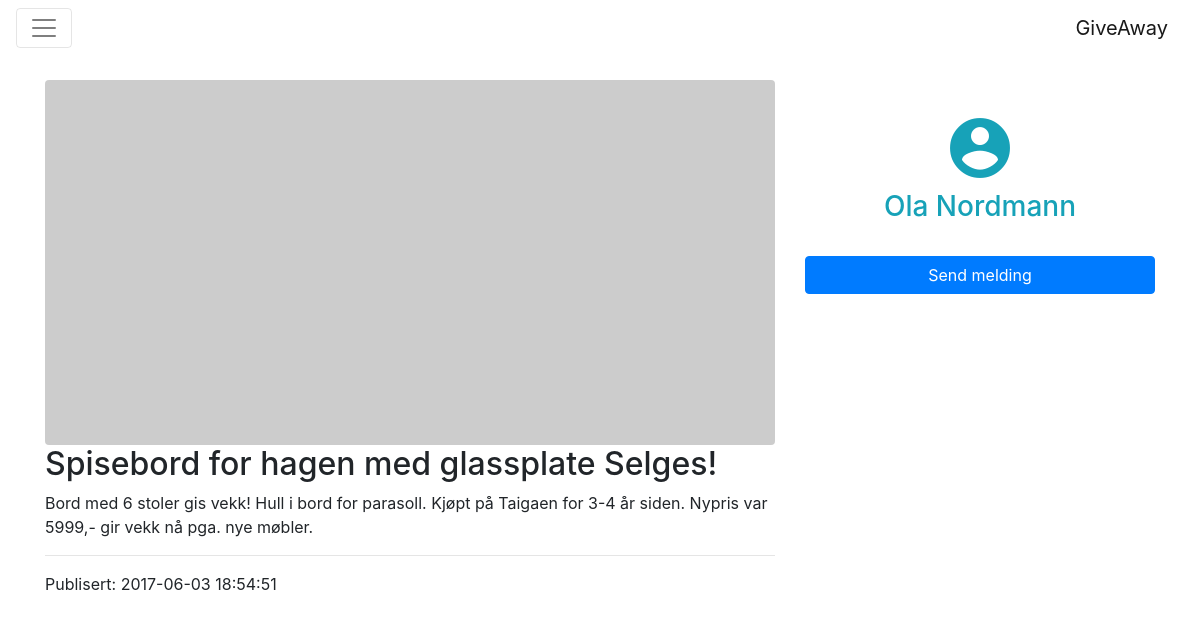
/item.php?id=26 (signed in), run on the app's committed database.
### tables this page shows
CREATE TABLE `items` (
  `item_id` bigint(20) NOT NULL,
  `category_id` bigint(20) NOT NULL,
  `user_id` bigint(20) NOT NULL,
  `item_name` varchar(128) NOT NULL,
  `item_description` text NOT NULL,
  `item_publishdate` timestamp NOT NULL DEFAULT CURRENT_TIMESTAMP
);

### item.php (the view, shortened to what this page needs)
<?php
  include_once('functions.php');
  $query = parse_url($_SERVER['REQUEST_URI'], PHP_URL_QUERY);
  parse_str($query, $item);
  $sql = "SELECT item_name, item_description, item_publishdate, name AS category, concat(firstname, ' ', surname) AS item_owner
          FROM ((items INNER JOIN users ON items.user_id = users.id)
          INNER JOIN item_categories ON items.category_id = item_categories.id)
          WHERE item_id = :item_id";
  $stmt = $db->prepare($sql);
  $stmt->execute(array(':item_id' => $item['id']));
  $item = $stmt->fetch(PDO::FETCH_ASSOC);
?>
<div class="container mt-4">
  <div class="row">
    <div class="col-md-8">
      <img class="rounded img-fluid" src="http://placehold.it/1200x600">
      <h2><?=$item['item_name']?></h2>
      <p><?=$item['item_description']?></p>
      <hr>
      <p>Publisert: <?=$item['item_publishdate']?></p>
    </div>
    <div class="col-md-4">
      <div class="item_ownerprofile text-info">
        <i class="material-icons user_icon">account_circle</i>
        <h3><?=$item['item_owner']?></h3>
        <a href="#" class="btn btn-primary">Send melding</a>
      </div>
    </div>
  </div>
</div>
<?php
  include_once('layouts/footer.php');
?>

### css/style.css (style rules this page uses)
.item_ownerprofile { text-align: center; margin-top: 2rem; }
.item_ownerprofile i { font-size: 72px; }
.item_ownerprofile a { margin-top: 2rem; display: block; }

### data on the page
items: item_name "Spisebord for hagen med glassplate Selges!", item_description "Bord med 6 stoler gis vekk! Hull i bord for parasoll. Kjøpt på Taigaen for 3-4 år siden. Nypris var 5999,- gir vekk nå pga. nye møbler.", item_publishdate "2017-06-03 18:54:51"

### other printed values
$item['item_owner'] "Ola Nordmann"
